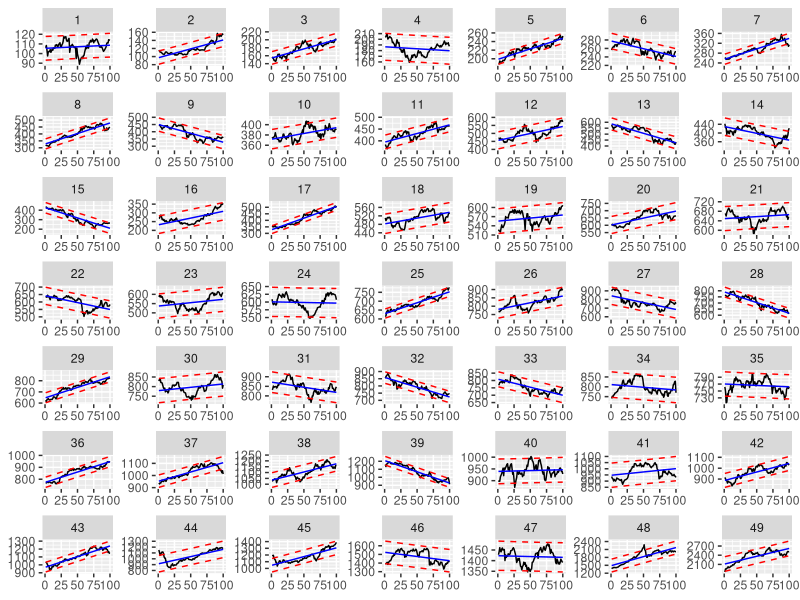
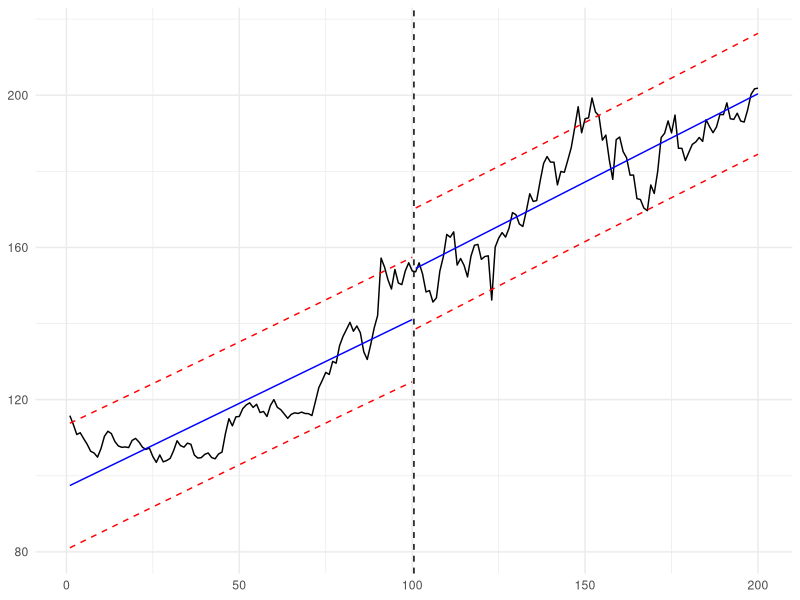
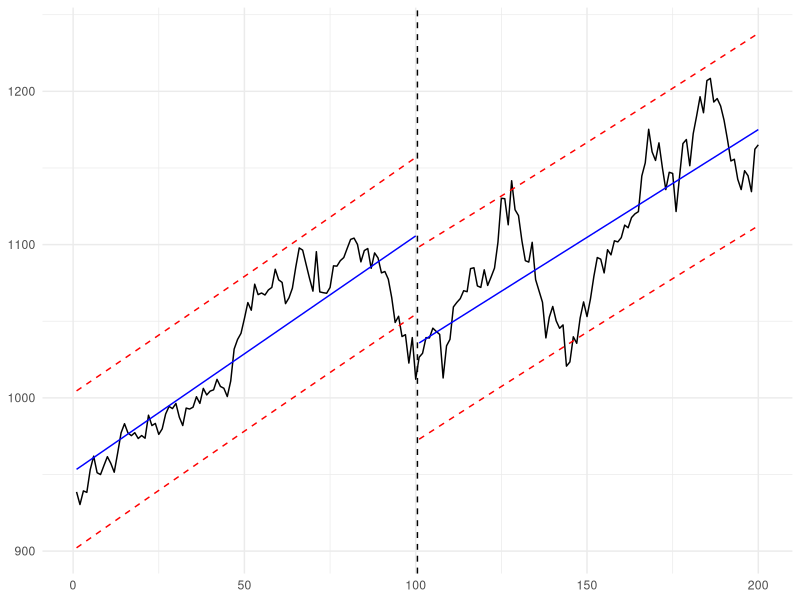
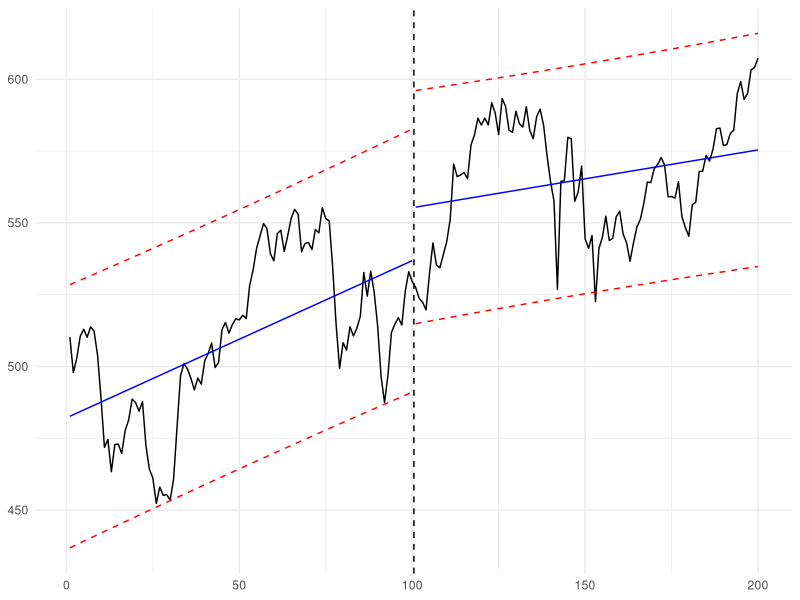
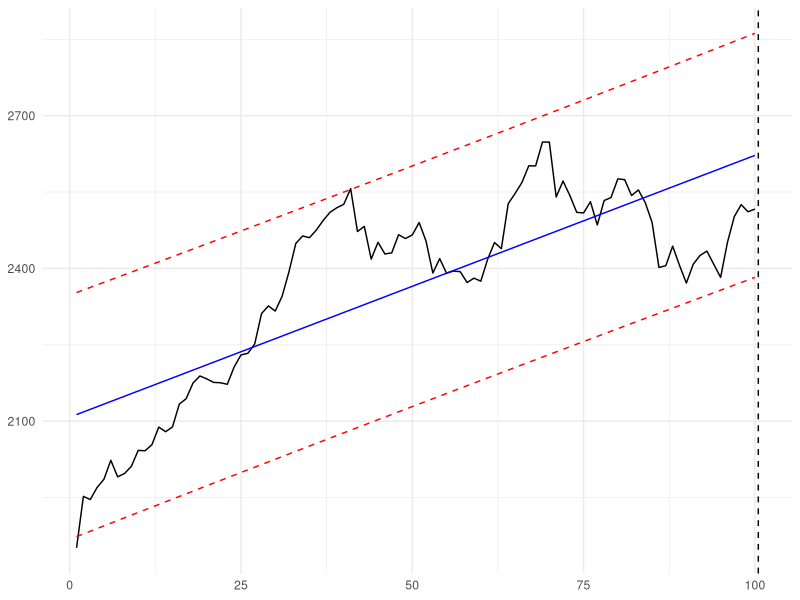
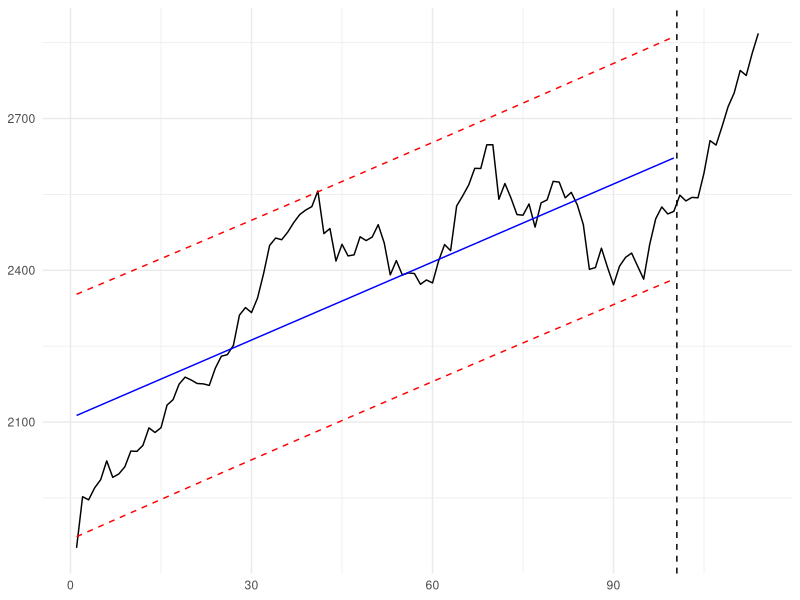

These figures' R source, in order:
## ---- chunk 1
knitr::opts_chunk$set(echo = TRUE)
## ---- chunk 2

library(tidyverse)

df_xu100 <- readxl::read_excel("data.xlsx") %>% 
  mutate(
    date = lubridate::dmy(date)
  )

## ---- chunk 3

df <- df_xu100 %>% 
  slice(1:4900) %>% 
  mutate(
    cluster = ntile(date, 49)
  )

## ---- chunk 4

df_models <- df %>% 
  group_by(cluster) %>% 
  mutate(rn = row_number()) %>% 
  do(model = lm(close ~ rn, data = .))

## ---- chunk 5

summary(df_models[[2]][[1]])

## ---- chunk 6

df_model_final <- data.frame()

for(i in unique(df$cluster)){
  
  df_filtered <- df %>% 
    filter(cluster == i)
  
  df_filtered$fitted <- df_models[[2]][[i]][["fitted.values"]]
  df_filtered$lwr <- predict(df_models[[2]][[i]], interval = "prediction", level = 0.95)[,2]
  df_filtered$upr <- predict(df_models[[2]][[i]], interval = "prediction", level = 0.95)[,3]
  
  df_model_final <- df_model_final %>% 
    bind_rows(df_filtered)
  
}

## ---- chunk 7

df_model_final <- df_model_final %>% 
  group_by(cluster) %>% 
  mutate(rn = row_number())

## ---- chunk 8

ggplot(df_model_final) +
  geom_line(aes(x = rn, y = close)) +
  geom_line(aes(x = rn, y = fitted), color = "blue") +
  geom_line(aes(x = rn, y = lwr), color = "red", linetype = "dashed") +
  geom_line(aes(x = rn, y = upr), color = "red", linetype = "dashed") +
  facet_wrap(~cluster, scales = "free") +
  theme(axis.title = element_blank())

## ---- chunk 9

df_2_3 <- df_model_final %>% 
  ungroup() %>% 
  filter(cluster %in% c(2,3)) %>% 
  mutate(t = row_number())

## ---- chunk 10

ggplot(df_2_3) +
  geom_line(aes(x = t, y = close)) +
  geom_vline(xintercept = (100+101)/2, linetype = "dashed") +
  geom_line(aes(x = t, y = fitted, group = cluster), color = "blue") +
  geom_line(aes(x = t, y = lwr, group = cluster), color = "red", linetype = "dashed") +
  geom_line(aes(x = t, y = upr, group = cluster), color = "red", linetype = "dashed") +
  theme_minimal() +
  theme(axis.title = element_blank())

## ---- chunk 11

df_37_38 <- df_model_final %>% 
  ungroup() %>% 
  filter(cluster %in% c(37,38)) %>% 
  mutate(t = row_number())

## ---- chunk 12

ggplot(df_37_38) +
  geom_line(aes(x = t, y = close)) +
  geom_vline(xintercept = (100+101)/2, linetype = "dashed") +
  geom_line(aes(x = t, y = fitted, group = cluster), color = "blue") +
  geom_line(aes(x = t, y = lwr, group = cluster), color = "red", linetype = "dashed") +
  geom_line(aes(x = t, y = upr, group = cluster), color = "red", linetype = "dashed") +
  theme_minimal() +
  theme(axis.title = element_blank())

## ---- chunk 13

df_18_19 <- df_model_final %>% 
  ungroup() %>% 
  filter(cluster %in% c(18,19)) %>% 
  mutate(t = row_number())

## ---- chunk 14

ggplot(df_18_19) +
  geom_line(aes(x = t, y = close)) +
  geom_vline(xintercept = (100+101)/2, linetype = "dashed") +
  geom_line(aes(x = t, y = fitted, group = cluster), color = "blue") +
  geom_line(aes(x = t, y = lwr, group = cluster), color = "red", linetype = "dashed") +
  geom_line(aes(x = t, y = upr, group = cluster), color = "red", linetype = "dashed") +
  theme_minimal() +
  theme(axis.title = element_blank())

## ---- chunk 15

df_49_50 <- df_model_final %>% 
  ungroup() %>% 
  filter(cluster %in% c(49,50)) %>% 
  mutate(t = row_number())

## ---- chunk 16

ggplot(df_49_50) +
  geom_line(aes(x = t, y = close)) +
  geom_vline(xintercept = (100+101)/2, linetype = "dashed") +
  geom_line(aes(x = t, y = fitted, group = cluster), color = "blue") +
  geom_line(aes(x = t, y = lwr, group = cluster), color = "red", linetype = "dashed") +
  geom_line(aes(x = t, y = upr, group = cluster), color = "red", linetype = "dashed") +
  theme_minimal() +
  theme(axis.title = element_blank())

## ---- chunk 17

df_50 <- df_xu100 %>% 
  filter(date > as.Date("2022-07-22")) %>% 
  mutate(
    cluster = rep(50,14),
    fitted = rep(NA,14),
    lwr = rep(NA,14),
    upr = rep(NA,14),
    rn = seq(101,114,1),
    t = seq(101,114,1)
  )

df_49_50 <- rbind(df_49_50,df_50)

## ---- chunk 18

ggplot(df_49_50) +
  geom_line(aes(x = t, y = close)) +
  geom_vline(xintercept = (100+101)/2, linetype = "dashed") +
  geom_line(aes(x = t, y = fitted, group = cluster), color = "blue") +
  geom_line(aes(x = t, y = lwr, group = cluster), color = "red", linetype = "dashed") +
  geom_line(aes(x = t, y = upr, group = cluster), color = "red", linetype = "dashed") +
  theme_minimal() +
  theme(axis.title = element_blank())

